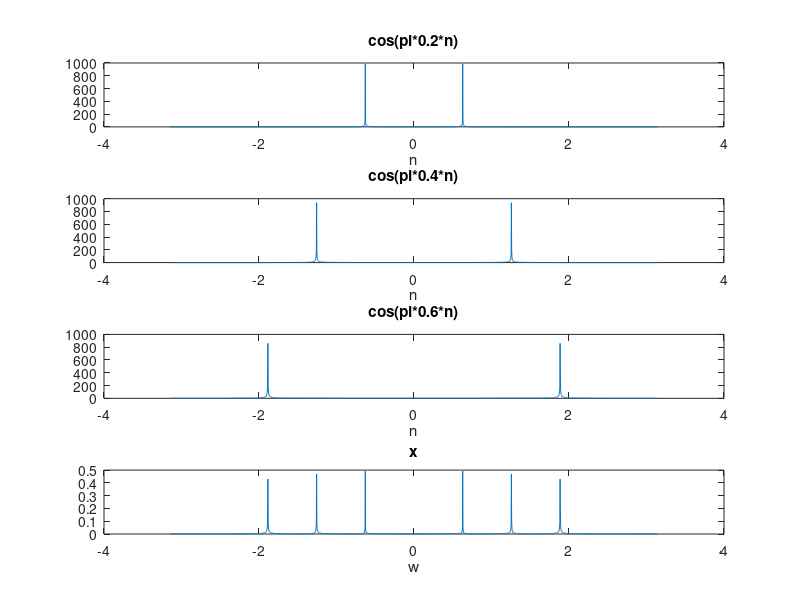
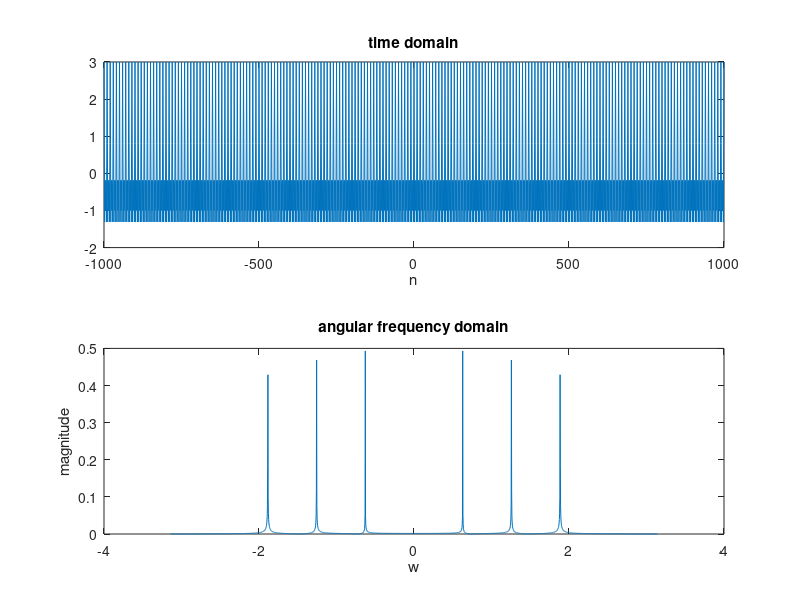

These figures' MATLAB source, in order: (Note: this script raises an error after producing the figures.)
n = -1000 : 1000;   % n = -1000 ~ 1000, 2001 points
l = length(n);
w = linspace(-pi, pi, l); % w = -pi ~ pi

% Generating signal in each domain
x_t = cos(pi*0.2*n) + cos(pi*0.4*n) + cos(pi*0.6*n);   % Added final signal in time domain
x_f = fftshift(fft(x_t)); % Added final signal in angular frequency domain


figure(1);
subplot(4,1,1); plot(w,abs(fftshift(fft(cos(pi*0.2*n))))); xlabel('n'); title('cos(pi*0.2*n)');
subplot(4,1,2); plot(w,abs(fftshift(fft(cos(pi*0.4*n))))); xlabel('n'); title('cos(pi*0.4*n)');
subplot(4,1,3); plot(w,abs(fftshift(fft(cos(pi*0.6*n))))); xlabel('n'); title('cos(pi*0.6*n)');
subplot(4,1,4); plot(w,abs(x_f)/l); xlabel('w'); title('x');


% (1-a) Plotting signal in each domain
figure(2); 
subplot(2,1,1); plot(n,x_t); xlabel('n'); title('time domain') % plotting signal in time domain
subplot(2,1,2); plot(w,abs(x_f)/l); xlabel('w'); ylabel('magnitude'); title('angular frequency domain'); % plotting signal in frequency domain

% (1-b) Convolution with FIR filter
h_lpf1 = firceqrip(100,1/pi,[0.00057565 1e-4],'passedge'); % FIR lowpass filter with pass angular frequency w = -1 ~ 1
fil_h = fftshift(fft(h_lpf1));
figure(4); plot(linspace(-pi, pi, length(fil_h)), abs(fil_h)); % plotting filter in frequency domain

y = conv_filter(x_t, h_lpf1);  % filtering by using convolution

% plotting filtered signal in each domain
figure(5); 
subplot(2,1,1); plot(linspace(-2000,2000,length(y)), y); title('filterd signal in time domain')
subplot(2,1,2); plot(linspace(-pi, pi, length(x_t)+length(h_lpf1)-1), abs(fftshift(fft(y)))); title('filtered signal in frequency domain');

% convolution function
function [y] = conv_filter(x, h)
    m = length(x);
    n = length(h);
    X = [x, zeros(1,n-1)];
    H = [h, zeros(1,m-1)];
    y = zeros(1, m+n-1);

    % using the definition of linear convolution
    for i = 1:m+n-1
        for j = 1:i
             y(i) = y(i) + X(j)*H(i-j+1);
        end
    end
end
